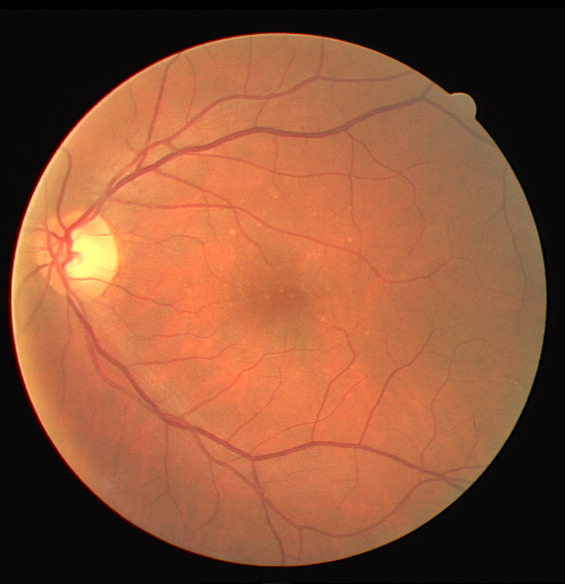
#> input picture imagem21.jpg, 565 x 584 px
$ python analise.py
#> lines starting #> are read from the running program, lines starting #| are printed output that depends on the picture
import cv2
import matplotlib.pyplot as plt

caminho = 'imagem21.jpg'
img_colorida = cv2.imread(caminho)
#> img_colorida is the input picture: shape (584, 565, 3); mean B, G, R 54.4, 82.8, 138.7

if img_colorida is None:
    print("Erro")
else:

    img_verde = img_colorida[:, :, 1]
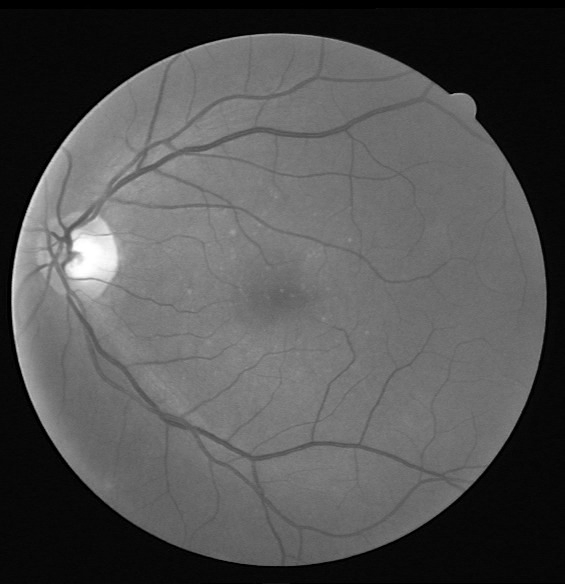
#> img_verde: shape (584, 565); min 0, max 255, mean 82.8

    hist = cv2.calcHist([img_verde], [0], None, [256], [0, 256])
#> hist = 256 values, max 34695 at index 7, min 12 at index 55, mean 1288.9


    plt.figure(" Retinopatia ", figsize=(10, 5))

    plt.subplot(1, 2, 1)
    plt.imshow(img_verde, cmap='gray')
    plt.title("Canal Verde (Green Channel)")
    plt.axis('off')

    plt.subplot(1, 2, 2)
    plt.plot(hist, color='green')
    plt.title("Histograma de Intensidades")
    plt.xlabel("Nível de Cinza")
    plt.ylabel("Quantidade de Pixels")
    plt.xlim([0, 256])

    plt.tight_layout()
    plt.show()
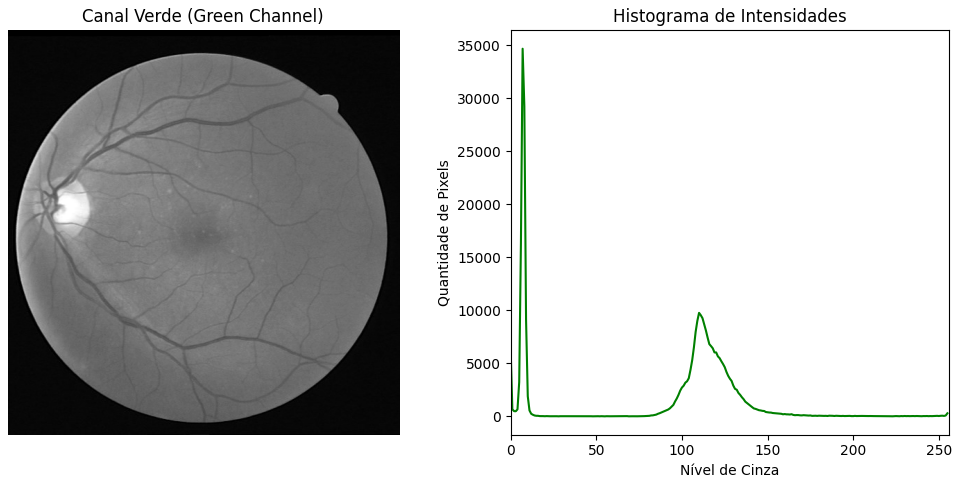
#> figure drawn by matplotlib, 2 panels; panel 2: curve peaks at x = 7, y = 34695

    #3.1

$ run again, with imagem.png saved as imagem21.jpg
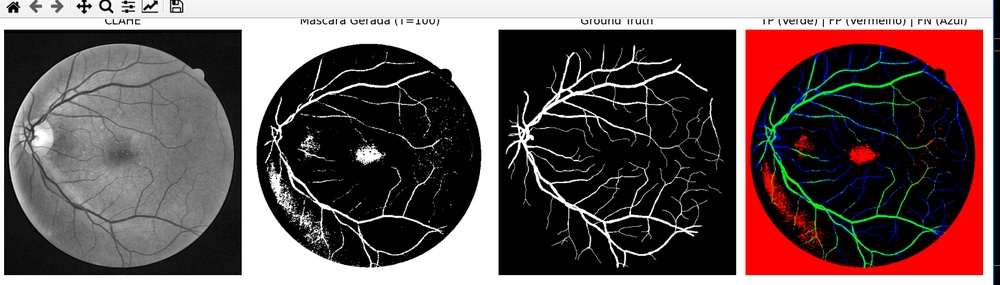
#> input picture imagem.png, 1000 x 285 px, shrunk from 1721 x 490 before the run
#> img_colorida is the input picture: shape (285, 1000, 3); mean B, G, R 87.8, 87.5, 103.4
#> `img_verde = img_colorida[:, :, 1]`:
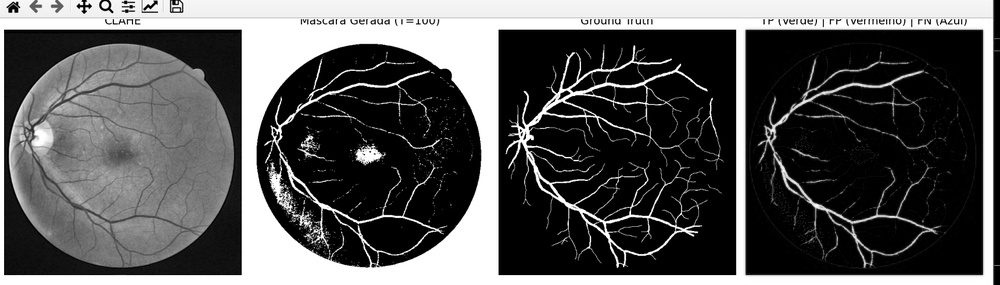
#> img_verde: shape (285, 1000); min 0, max 255, mean 87.5
#> hist = 256 values, max 89322 at index 0, min 68 at index 200, mean 1113.3
#> `plt.show()`:
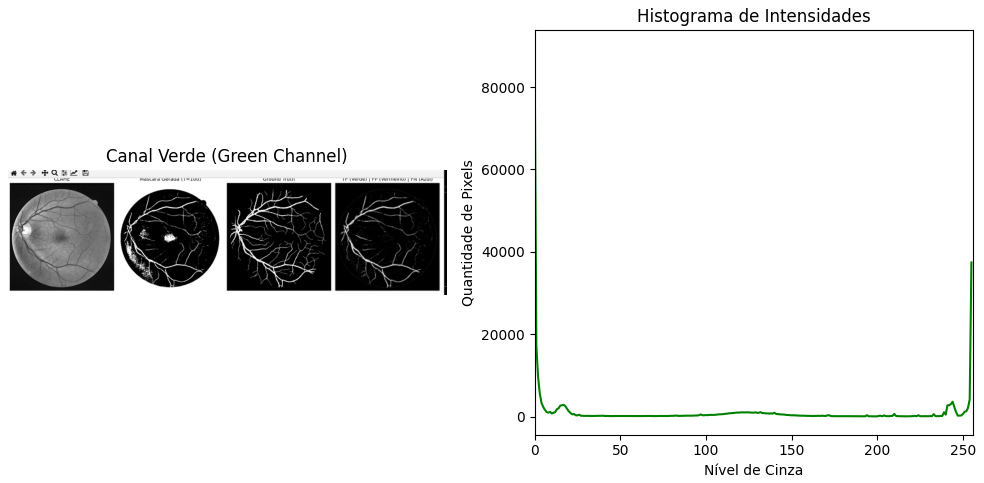
#> figure drawn by matplotlib, 2 panels; panel 2: curve peaks at x = 0, y = 89322
